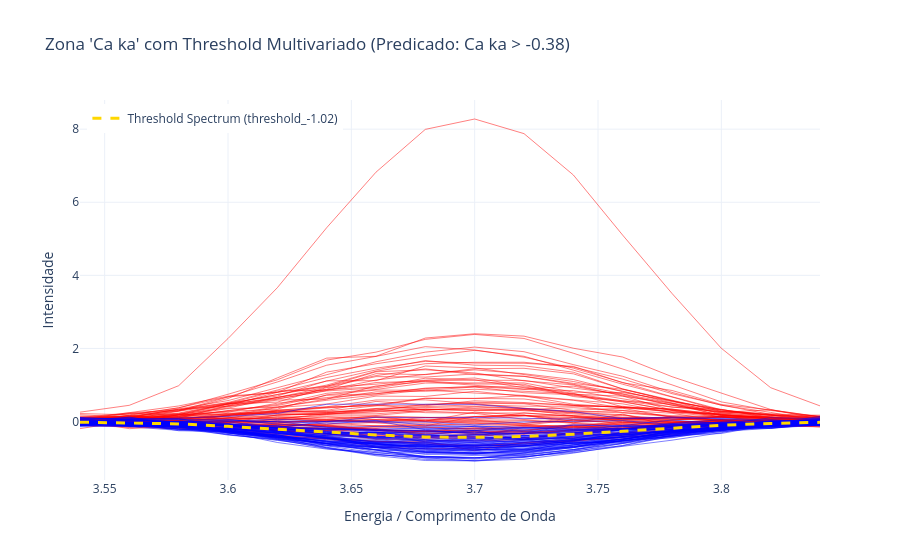

Here is the notebook cell this chart was saved with:
### Code cell
n = 0
zone_name = lrc_df.iloc[n]['Zone']
threshold_score = float(lrc_df.iloc[7]['Threshold'])  # Converter string para float
# Reconstrução: τ = mean + threshold * loadings
threshold_spectrum = reconstruct_threshold_to_spectrum(
    threshold_value=threshold_score,
    zone_name=zone_name,
    pca_info_dict=pca_info_dict
)
print(f"\nEspectro de threshold reconstruído para zona '{zone_name}':")
print(f"  - Dimensão: {len(threshold_spectrum)} variáveis espectrais")
print(f"  - Range de energias: {threshold_spectrum.index[n]} - {threshold_spectrum.index[-1]}")
print(f"  - Variância explicada pela PC1: {pca_info_dict[zone_name]['variance_explained']:.2%}")
zone_df = spectral_zones_class[zone_name]
fig = plot_zone_with_threshold(
    zone_df=zone_df,
    threshold_spectrum=threshold_spectrum,
    zone_name=zone_name,
    class_labels=ycalclass,
    title=f"Zona '{zone_name}' com Threshold Multivariado (Predicado: {lrc_df.iloc[n]['Node']})"
)
fig.show()
